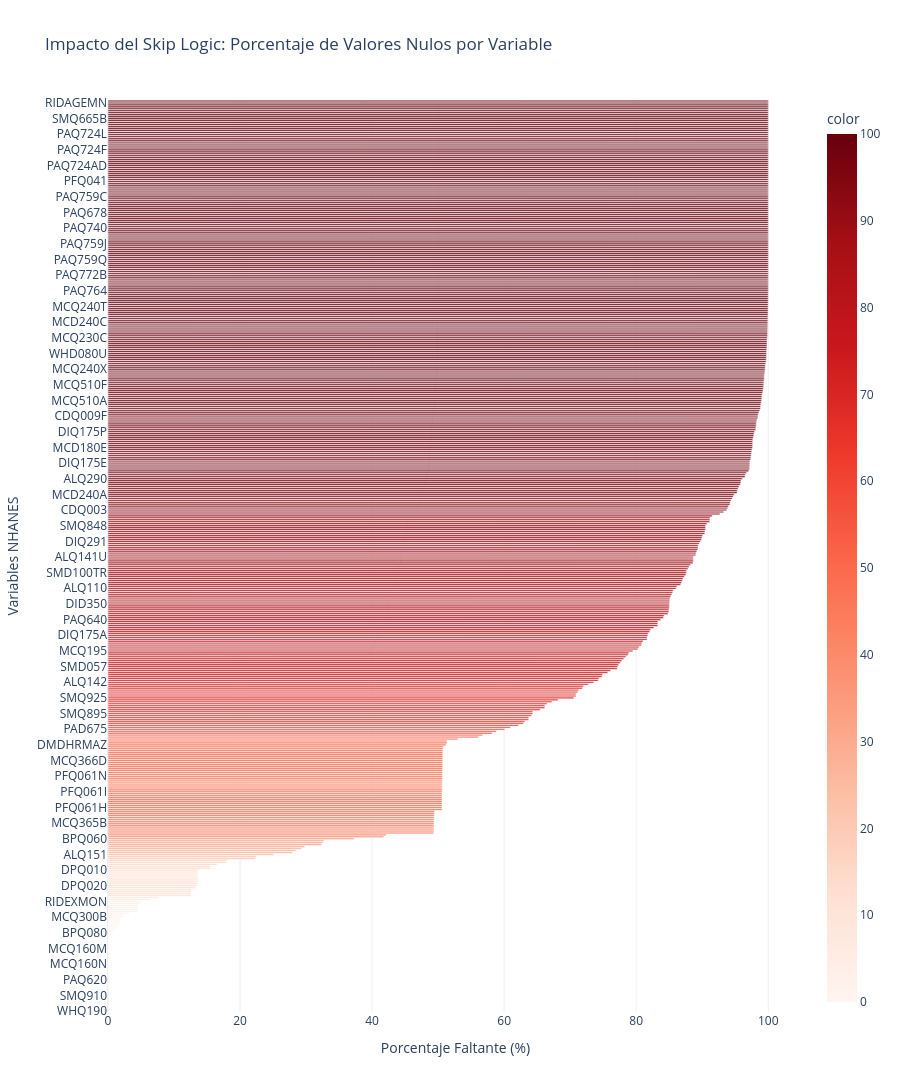

Here is the notebook cell this chart was saved with:
### Markdown cell above
## 1. Análisis de Calidad: Justificación Epidemiológica de Valores Nulos

En datasets tradicionales, ver un 60% de nulos indicaría que la recolección de datos falló. **En NHANES, esto es el comportamiento esperado y correcto**. Ocurre por dos razones de diseño:

1. **Lógica de Salto (Skip Logic):** Si el paciente responde "No" a la pregunta "¿Le ha dicho un médico que tiene diabetes?", la encuesta *salta* las siguientes 5 preguntas sobre uso de insulina. Esas 5 preguntas quedan nulas, pero en realidad significan "Riesgo Cero".
2. **Filtros Demográficos:** El cuestionario de depresión clínica solo se aplica a adultos mayores de 18 años. Los niños y adolescentes quedan registrados como nulos por protocolo.

> [!TIP]
> **Lectura del Gráfico:** El siguiente gráfico muestra qué preguntas sufrieron más *Skip Logic*. Cuando construyamos la Capa Gold, sabremos que muchos de estos nulos deberán ser imputados matemáticamente con un "0" (Ausencia de riesgo).

### Code cell
# Calcular porcentaje exacto de nulos
null_pct = (df.isnull().sum() / len(df)) * 100
null_pct = null_pct[null_pct > 0].sort_values(ascending=True)

if not null_pct.empty:
    fig_nulos = px.bar(
        x=null_pct.values,
        y=null_pct.index,
        orientation='h',
        title="Impacto del Skip Logic: Porcentaje de Valores Nulos por Variable",
        labels={'x': 'Porcentaje Faltante (%)', 'y': 'Variables NHANES'},
        color=null_pct.values,
        color_continuous_scale='Reds'
    )
    
    fig_nulos.update_layout(height=max(400, len(null_pct)*20), font=dict(size=12))
    fig_nulos.show()
else:
    print("No hay valores nulos.")

### Figure 1 — Plotly figure (JSON) as saved in the notebook; plotly's stock layout.template omitted (floating-point values rounded to 4 significant figures; data arrays with more than 128 entries replaced by an {"elided": "..."} marker saying what was removed)
{"data": [{"hovertemplate": "Porcentaje Faltante (%)=%{x}<br>Variables NHANES=%{y}<br>color=%{marker.color}<extra></extra>", "legendgroup": "", "marker": {"color": {"elided": "466 float values"}, "coloraxis": "coloraxis", "pattern": {"shape": ""}}, "name": "", "orientation": "h", "showlegend": false, "textposition": "auto", "type": "bar", "x": {"elided": "466 float values"}, "xaxis": "x", "y": {"elided": "466 str values"}, "yaxis": "y"}], "layout": {"barmode": "relative", "coloraxis": {"autocolorscale": false, "colorbar": {"title": {"text": "color"}}, "colorscale": [[0, "rgb(255,245,240)"], [0.125, "rgb(254,224,210)"], [0.25, "rgb(252,187,161)"], [0.375, "rgb(252,146,114)"], [0.5, "rgb(251,106,74)"], [0.625, "rgb(239,59,44)"], [0.75, "rgb(203,24,29)"], [0.875, "rgb(165,15,21)"], [1, "rgb(103,0,13)"]]}, "font": {"size": 12}, "height": 9320, "legend": {"tracegroupgap": 0}, "title": {"text": "Impacto del Skip Logic: Porcentaje de Valores Nulos por Variable"}, "xaxis": {"anchor": "y", "domain": [0, 1], "title": {"text": "Porcentaje Faltante (%)"}}, "yaxis": {"anchor": "x", "domain": [0, 1], "title": {"text": "Variables NHANES"}}}}
